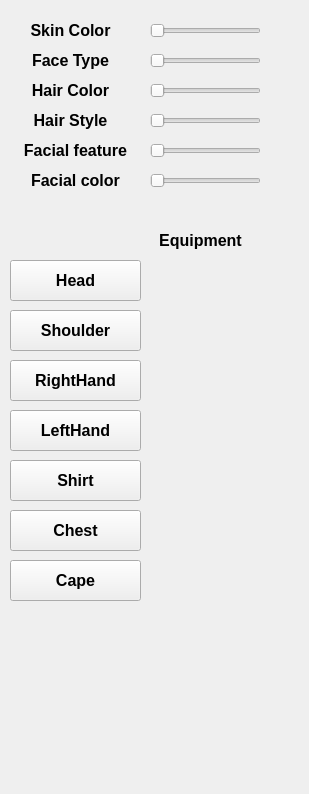
<?xml version="1.0" encoding="UTF-8"?>
<ui version="4.0">
 <class>CharControl</class>
 <widget class="QWidget" name="CharControl">
  <property name="geometry">
   <rect>
    <x>0</x>
    <y>0</y>
    <width>309</width>
    <height>794</height>
   </rect>
  </property>
  <property name="windowTitle">
   <string>Form</string>
  </property>
  <widget class="QSlider" name="m_pSkinColorSlider">
   <property name="geometry">
    <rect>
     <x>150</x>
     <y>20</y>
     <width>111</width>
     <height>21</height>
    </rect>
   </property>
   <property name="orientation">
    <enum>Qt::Horizontal</enum>
   </property>
  </widget>
  <widget class="QLabel" name="label">
   <property name="geometry">
    <rect>
     <x>20</x>
     <y>20</y>
     <width>101</width>
     <height>21</height>
    </rect>
   </property>
   <property name="font">
    <font>
     <pointsize>12</pointsize>
     <weight>75</weight>
     <bold>true</bold>
    </font>
   </property>
   <property name="text">
    <string>Skin Color</string>
   </property>
   <property name="alignment">
    <set>Qt::AlignCenter</set>
   </property>
  </widget>
  <widget class="QLabel" name="label_2">
   <property name="geometry">
    <rect>
     <x>20</x>
     <y>50</y>
     <width>101</width>
     <height>21</height>
    </rect>
   </property>
   <property name="font">
    <font>
     <pointsize>12</pointsize>
     <weight>75</weight>
     <bold>true</bold>
    </font>
   </property>
   <property name="text">
    <string>Face Type</string>
   </property>
   <property name="alignment">
    <set>Qt::AlignCenter</set>
   </property>
  </widget>
  <widget class="QSlider" name="m_pFaceTypeSlider">
   <property name="geometry">
    <rect>
     <x>150</x>
     <y>50</y>
     <width>111</width>
     <height>21</height>
    </rect>
   </property>
   <property name="orientation">
    <enum>Qt::Horizontal</enum>
   </property>
  </widget>
  <widget class="QLabel" name="label_3">
   <property name="geometry">
    <rect>
     <x>20</x>
     <y>80</y>
     <width>101</width>
     <height>21</height>
    </rect>
   </property>
   <property name="font">
    <font>
     <pointsize>12</pointsize>
     <weight>75</weight>
     <bold>true</bold>
    </font>
   </property>
   <property name="text">
    <string>Hair Color</string>
   </property>
   <property name="alignment">
    <set>Qt::AlignCenter</set>
   </property>
  </widget>
  <widget class="QSlider" name="m_pHairColorSlider">
   <property name="geometry">
    <rect>
     <x>150</x>
     <y>80</y>
     <width>111</width>
     <height>21</height>
    </rect>
   </property>
   <property name="orientation">
    <enum>Qt::Horizontal</enum>
   </property>
  </widget>
  <widget class="QLabel" name="label_4">
   <property name="geometry">
    <rect>
     <x>20</x>
     <y>110</y>
     <width>101</width>
     <height>21</height>
    </rect>
   </property>
   <property name="font">
    <font>
     <pointsize>12</pointsize>
     <weight>75</weight>
     <bold>true</bold>
    </font>
   </property>
   <property name="text">
    <string>Hair Style</string>
   </property>
   <property name="alignment">
    <set>Qt::AlignCenter</set>
   </property>
  </widget>
  <widget class="QSlider" name="m_pHairStyleSlider">
   <property name="geometry">
    <rect>
     <x>150</x>
     <y>110</y>
     <width>111</width>
     <height>21</height>
    </rect>
   </property>
   <property name="orientation">
    <enum>Qt::Horizontal</enum>
   </property>
  </widget>
  <widget class="QLabel" name="label_5">
   <property name="geometry">
    <rect>
     <x>10</x>
     <y>140</y>
     <width>131</width>
     <height>21</height>
    </rect>
   </property>
   <property name="font">
    <font>
     <pointsize>12</pointsize>
     <weight>75</weight>
     <bold>true</bold>
    </font>
   </property>
   <property name="text">
    <string>Facial feature</string>
   </property>
   <property name="alignment">
    <set>Qt::AlignCenter</set>
   </property>
  </widget>
  <widget class="QSlider" name="m_pFacialFeatureSlider">
   <property name="geometry">
    <rect>
     <x>150</x>
     <y>140</y>
     <width>111</width>
     <height>21</height>
    </rect>
   </property>
   <property name="orientation">
    <enum>Qt::Horizontal</enum>
   </property>
  </widget>
  <widget class="QLabel" name="label_6">
   <property name="geometry">
    <rect>
     <x>20</x>
     <y>170</y>
     <width>111</width>
     <height>21</height>
    </rect>
   </property>
   <property name="font">
    <font>
     <pointsize>12</pointsize>
     <weight>75</weight>
     <bold>true</bold>
    </font>
   </property>
   <property name="text">
    <string>Facial color</string>
   </property>
   <property name="alignment">
    <set>Qt::AlignCenter</set>
   </property>
  </widget>
  <widget class="QSlider" name="m_pFacialColorSlider">
   <property name="geometry">
    <rect>
     <x>150</x>
     <y>170</y>
     <width>111</width>
     <height>21</height>
    </rect>
   </property>
   <property name="orientation">
    <enum>Qt::Horizontal</enum>
   </property>
  </widget>
  <widget class="QLabel" name="m_pSkinColorLabel">
   <property name="geometry">
    <rect>
     <x>270</x>
     <y>20</y>
     <width>31</width>
     <height>21</height>
    </rect>
   </property>
   <property name="font">
    <font>
     <pointsize>12</pointsize>
     <weight>75</weight>
     <bold>true</bold>
    </font>
   </property>
   <property name="text">
    <string/>
   </property>
   <property name="alignment">
    <set>Qt::AlignCenter</set>
   </property>
  </widget>
  <widget class="QLabel" name="m_pFaceTypeLabel">
   <property name="geometry">
    <rect>
     <x>270</x>
     <y>50</y>
     <width>31</width>
     <height>21</height>
    </rect>
   </property>
   <property name="font">
    <font>
     <pointsize>12</pointsize>
     <weight>75</weight>
     <bold>true</bold>
    </font>
   </property>
   <property name="text">
    <string/>
   </property>
   <property name="alignment">
    <set>Qt::AlignCenter</set>
   </property>
  </widget>
  <widget class="QLabel" name="m_pHairColorLabel">
   <property name="geometry">
    <rect>
     <x>270</x>
     <y>80</y>
     <width>31</width>
     <height>21</height>
    </rect>
   </property>
   <property name="font">
    <font>
     <pointsize>12</pointsize>
     <weight>75</weight>
     <bold>true</bold>
    </font>
   </property>
   <property name="text">
    <string/>
   </property>
   <property name="alignment">
    <set>Qt::AlignCenter</set>
   </property>
  </widget>
  <widget class="QLabel" name="label_10">
   <property name="geometry">
    <rect>
     <x>270</x>
     <y>110</y>
     <width>31</width>
     <height>21</height>
    </rect>
   </property>
   <property name="font">
    <font>
     <pointsize>12</pointsize>
     <weight>75</weight>
     <bold>true</bold>
    </font>
   </property>
   <property name="text">
    <string/>
   </property>
   <property name="alignment">
    <set>Qt::AlignCenter</set>
   </property>
  </widget>
  <widget class="QLabel" name="m_pHairStyleLabel">
   <property name="geometry">
    <rect>
     <x>270</x>
     <y>110</y>
     <width>31</width>
     <height>21</height>
    </rect>
   </property>
   <property name="font">
    <font>
     <pointsize>12</pointsize>
     <weight>75</weight>
     <bold>true</bold>
    </font>
   </property>
   <property name="text">
    <string/>
   </property>
   <property name="alignment">
    <set>Qt::AlignCenter</set>
   </property>
  </widget>
  <widget class="QLabel" name="m_pFacialFeatureLabel">
   <property name="geometry">
    <rect>
     <x>270</x>
     <y>140</y>
     <width>31</width>
     <height>21</height>
    </rect>
   </property>
   <property name="font">
    <font>
     <pointsize>12</pointsize>
     <weight>75</weight>
     <bold>true</bold>
    </font>
   </property>
   <property name="text">
    <string/>
   </property>
   <property name="alignment">
    <set>Qt::AlignCenter</set>
   </property>
  </widget>
  <widget class="QLabel" name="m_pFacialColorLabel">
   <property name="geometry">
    <rect>
     <x>270</x>
     <y>170</y>
     <width>31</width>
     <height>21</height>
    </rect>
   </property>
   <property name="font">
    <font>
     <pointsize>12</pointsize>
     <weight>75</weight>
     <bold>true</bold>
    </font>
   </property>
   <property name="text">
    <string/>
   </property>
   <property name="alignment">
    <set>Qt::AlignCenter</set>
   </property>
  </widget>
  <widget class="QPushButton" name="m_pHeadBtn">
   <property name="geometry">
    <rect>
     <x>10</x>
     <y>260</y>
     <width>131</width>
     <height>41</height>
    </rect>
   </property>
   <property name="font">
    <font>
     <pointsize>12</pointsize>
     <weight>75</weight>
     <bold>true</bold>
    </font>
   </property>
   <property name="text">
    <string>Head</string>
   </property>
  </widget>
  <widget class="QLabel" name="label_7">
   <property name="geometry">
    <rect>
     <x>140</x>
     <y>230</y>
     <width>121</width>
     <height>21</height>
    </rect>
   </property>
   <property name="font">
    <font>
     <pointsize>12</pointsize>
     <weight>75</weight>
     <bold>true</bold>
    </font>
   </property>
   <property name="text">
    <string>Equipment</string>
   </property>
   <property name="alignment">
    <set>Qt::AlignCenter</set>
   </property>
  </widget>
  <widget class="QPushButton" name="m_pShoulderBtn">
   <property name="geometry">
    <rect>
     <x>10</x>
     <y>310</y>
     <width>131</width>
     <height>41</height>
    </rect>
   </property>
   <property name="font">
    <font>
     <pointsize>12</pointsize>
     <weight>75</weight>
     <bold>true</bold>
    </font>
   </property>
   <property name="text">
    <string>Shoulder</string>
   </property>
  </widget>
  <widget class="QPushButton" name="m_pRightHandBtn">
   <property name="geometry">
    <rect>
     <x>10</x>
     <y>360</y>
     <width>131</width>
     <height>41</height>
    </rect>
   </property>
   <property name="font">
    <font>
     <pointsize>12</pointsize>
     <weight>75</weight>
     <bold>true</bold>
    </font>
   </property>
   <property name="text">
    <string>RightHand</string>
   </property>
  </widget>
  <widget class="QPushButton" name="m_pLeftHandBtn">
   <property name="geometry">
    <rect>
     <x>10</x>
     <y>410</y>
     <width>131</width>
     <height>41</height>
    </rect>
   </property>
   <property name="font">
    <font>
     <pointsize>12</pointsize>
     <weight>75</weight>
     <bold>true</bold>
    </font>
   </property>
   <property name="text">
    <string>LeftHand</string>
   </property>
  </widget>
  <widget class="QPushButton" name="m_pShirtBtn">
   <property name="geometry">
    <rect>
     <x>10</x>
     <y>460</y>
     <width>131</width>
     <height>41</height>
    </rect>
   </property>
   <property name="font">
    <font>
     <pointsize>12</pointsize>
     <weight>75</weight>
     <bold>true</bold>
    </font>
   </property>
   <property name="text">
    <string>Shirt</string>
   </property>
  </widget>
  <widget class="QPushButton" name="m_pChestBtn">
   <property name="geometry">
    <rect>
     <x>10</x>
     <y>510</y>
     <width>131</width>
     <height>41</height>
    </rect>
   </property>
   <property name="font">
    <font>
     <pointsize>12</pointsize>
     <weight>75</weight>
     <bold>true</bold>
    </font>
   </property>
   <property name="text">
    <string>Chest</string>
   </property>
  </widget>
  <widget class="QPushButton" name="m_pCapeBtn">
   <property name="geometry">
    <rect>
     <x>10</x>
     <y>560</y>
     <width>131</width>
     <height>41</height>
    </rect>
   </property>
   <property name="font">
    <font>
     <pointsize>12</pointsize>
     <weight>75</weight>
     <bold>true</bold>
    </font>
   </property>
   <property name="text">
    <string>Cape</string>
   </property>
  </widget>
 </widget>
 <resources/>
 <connections/>
</ui>
